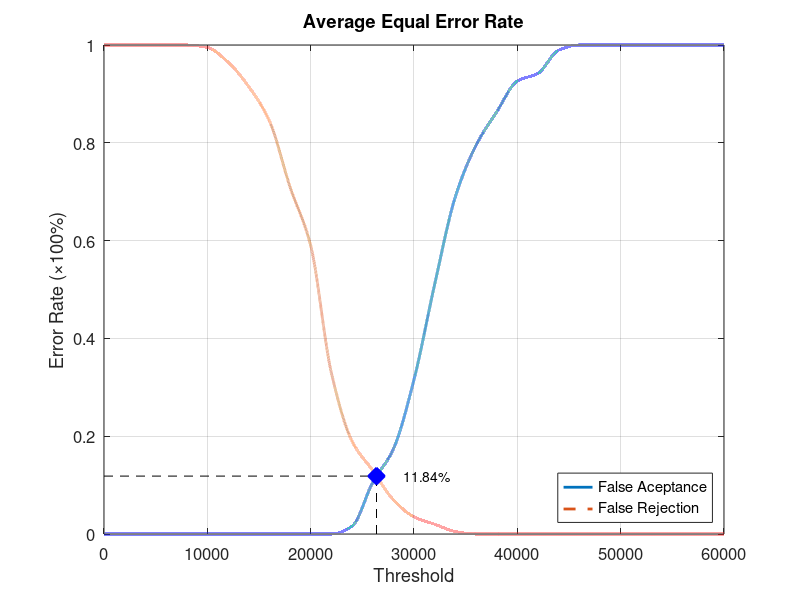
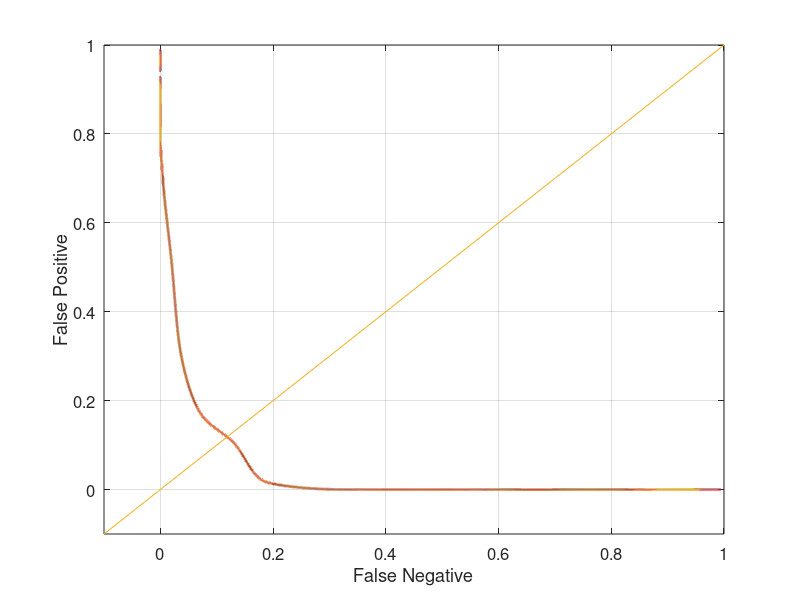

Reproduce these figures in MATLAB, in order.
function yEER = Database5_4
close all;
clear;
clc;
x = 0:2000:60000;
xq = 0:0.5:60000;

y0 = [0 0 0 0 0 0 0 0 0 0 0 0 0.0157895 0.105263 0.173684 0.315789 0.510526 0.689474 0.794737 0.863158 0.926316 0.942105 0.989474 1 1 1 1 1 1 1 1];
yy0 = interp1(x, y0, xq, 'pchip');
y1 = [1 1 1 1 1 0.995 0.965 0.915 0.845 0.71 0.59 0.33 0.19 0.13 0.07 0.035 0.02 0.005 0 0 0 0 0 0 0 0 0 0 0 0 0];
yy1 = interp1(x, y1, xq, 'pchip');

% Calculating EER: 
y2 = abs(y0 - y1);
find(y2 == min(y2))
yy2 = abs(yy0 - yy1);
xEER = find(yy2 == min(yy2));
xEERIndex = xq(xEER) % X-axis EER
yEER = yy0(xEER) % Y-axis EER

main = figure
plot(xq, yy0,'-','LineWidth', 2);	hold on
plot(xq, yy1,'--','LineWidth', 2);	hold on
plot([xEERIndex xEERIndex], [0 yEER], 'k--');	hold on
plot([0 xEERIndex], [yEER yEER], 'k--');	hold on
plot(xEERIndex, yEER, 'bx', 'LineWidth', 10);	hold on
text(xEERIndex + 10 * xEERIndex / 100, yEER, [num2str(round((10000 * yEER)) / 100) '%'])
legend('False Aceptance', 'False Rejection', 'Location', 'SouthEast')
xlabel('Threshold')
ylabel('Error Rate (\times100%)')
title('Average Equal Error Rate')
set(gca, 'FontSize', 12)
axis([0 60000 0 1])
grid on

print(main, 'Database5_4Main', '-dpng');
FNRxFPR = figure('Color', [1 1 1]);
plot(yy1, yy0, '-', yy1, yy0, 'LineWidth', 2);
hold on
y = -0.1:0.1:1
plot(y, y); 
set(gca, 'FontSize', 12)
xlabel('False Negative')
ylabel('False Positive')
axis([-0.1 1 -0.1 1])
set(gca, 'FontSize', 12)
grid on

print(FNRxFPR, 'Database5_4FNRxFPR','-dpng');
end
